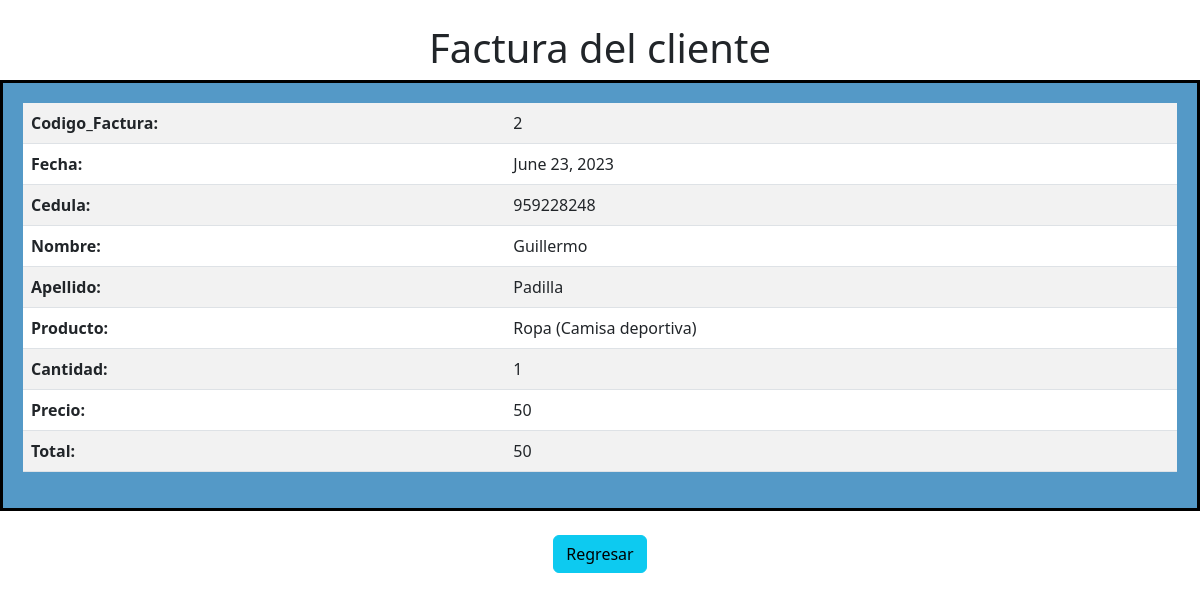
/ver_factura/2, run on the app's committed database.
### factura/models.py (models this page shows, shortened)
class Factura(models.Model):
    fecha=models.DateField(null=True)
    cantidad= models.IntegerField(null=True)
    total=models.IntegerField(null=True)
    cliente=models.ForeignKey(Cliente, on_delete=models.SET_NULL, null=True)
    producto=models.ForeignKey(Producto, on_delete=models.SET_NULL, null=True)

class Cliente(models.Model):
    cedula=models.IntegerField(null=True)
    nombre=models.CharField(max_length=20, null=True)
    apellido=models.CharField(max_length=20, null=True)
    email=models.CharField(max_length=50, null=True)
    direccion=models.CharField(max_length=50, null=True)
    telefono=models.IntegerField(null=True)

class Producto(models.Model):
    nombre=models.CharField(max_length=50, null=True)
    precio=models.IntegerField(null=True)

### factura/views.py (the view)
# urls.py: path('ver_factura/<int:idFactura>', ver_factura),
def ver_factura(request, idFactura):
    pagina= loader.get_template('ver_factura.html')
    factura= get_object_or_404(Factura, pk=idFactura)
    mensaje= {'factura': factura}
    return HttpResponse(pagina.render(mensaje, request))

### factura/templates/ver_factura.html (shortened to what this page needs)
<!DOCTYPE html>
<html lang="en">
<head>
  <link href="https://cdn.jsdelivr.net/npm/bootstrap@5.3.0/dist/css/bootstrap.min.css" rel="stylesheet">
</head>
<body>
<div align="center">
<br>
<h1>Factura del cliente</h1>
<div class="table-container">
    <table class="table table-striped">
        <tbody>
            <tr>
                <th>Codigo_Factura:</th>
                <td>{{factura.id}}</td>
            </tr>
            <tr>
                <th>Fecha:</th>
                <td>{{factura.fecha}}</td>
            </tr>
            <tr>
                <th>Cedula:</th>
                <td>{{factura.cliente.cedula}}</td>
            </tr>
            <tr>
                <th>Nombre:</th>
                <td>{{factura.cliente.nombre}}</td>
            </tr>
            <tr>
                <th>Apellido:</th>
                <td>{{factura.cliente.apellido}}</td>
            </tr>
            <tr>
                <th>Producto:</th>
                <td>{{factura.producto.nombre}}</td>
            </tr>
            <tr>
                <th>Cantidad:</th>
                <td>{{factura.cantidad}}</td>
            </tr>
            <tr>
                <th>Precio:</th>
                <td>{{factura.producto.precio}}</td>
            </tr>
            <tr>
                <th>Total:</th>
                <td>{{factura.total}}</td>
            </tr>
        </tbody>
    </table>
</div>
<br>
<div align="center">
    <a class="btn btn-info" href="{%url 'inicio'%}">Regresar</a>
</div>
</div>
</body>
</html>

### factura/templates/ver_factura.html (style rules this page uses)
body { background-image: url(https://img.freepik.com/foto-gratis/fondo_53876-32169.jpg); background-repeat: no-repeat; background-size: cover; background-position: center; height: 100vh; margin: 0; padding: 0; }
.table-container { background-color: #5499C7; padding: 20px; border: 3px solid black; }

### data on the page
Factura: id "2", fecha "June 23, 2023", cliente.cedula "959228248", cliente.nombre "Guillermo", cliente.apellido "Padilla", producto.nombre "Ropa (Camisa deportiva)", cantidad "1", producto.precio "50", total "50"
